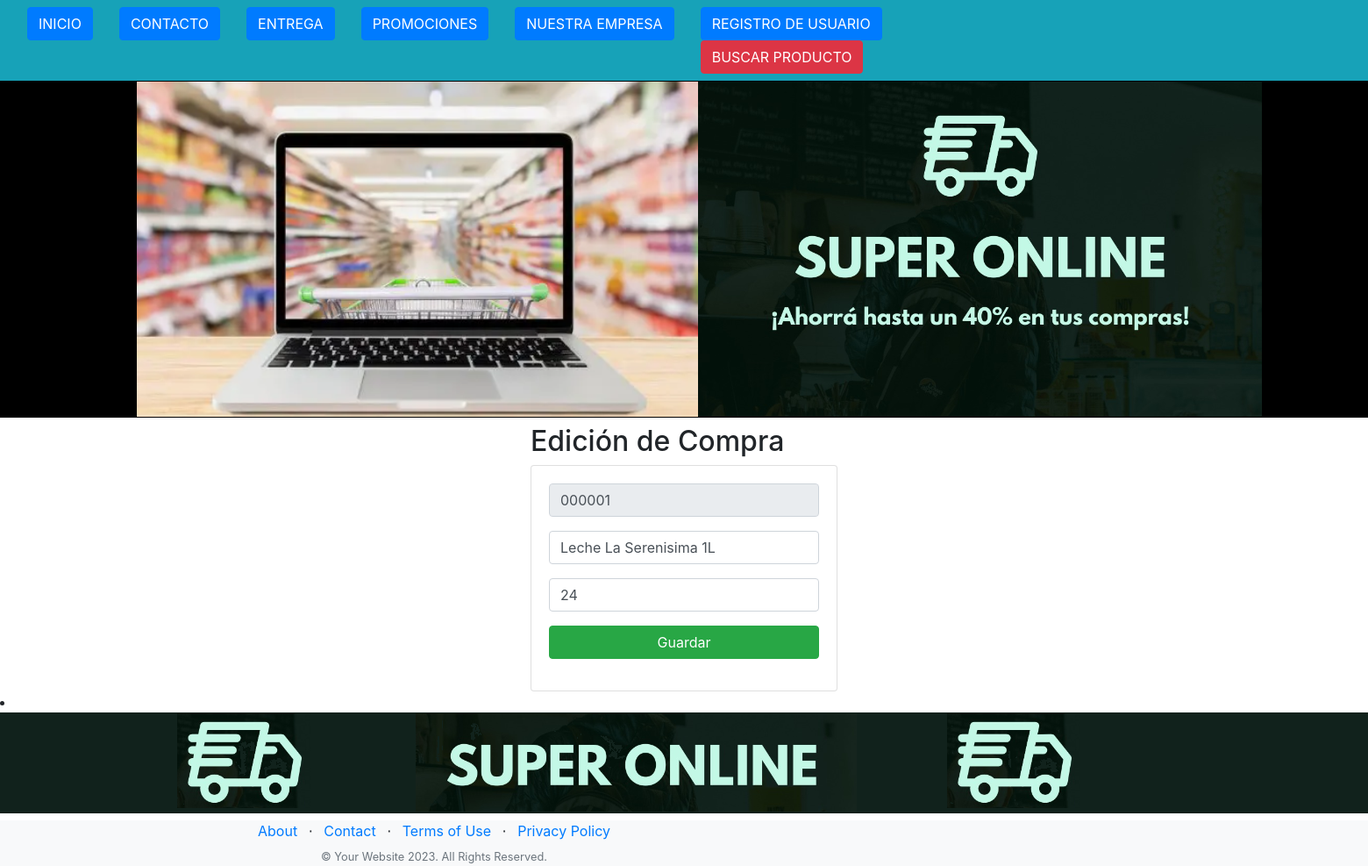
/edicionCompra/000001, run on an earlier commit of the app's database.
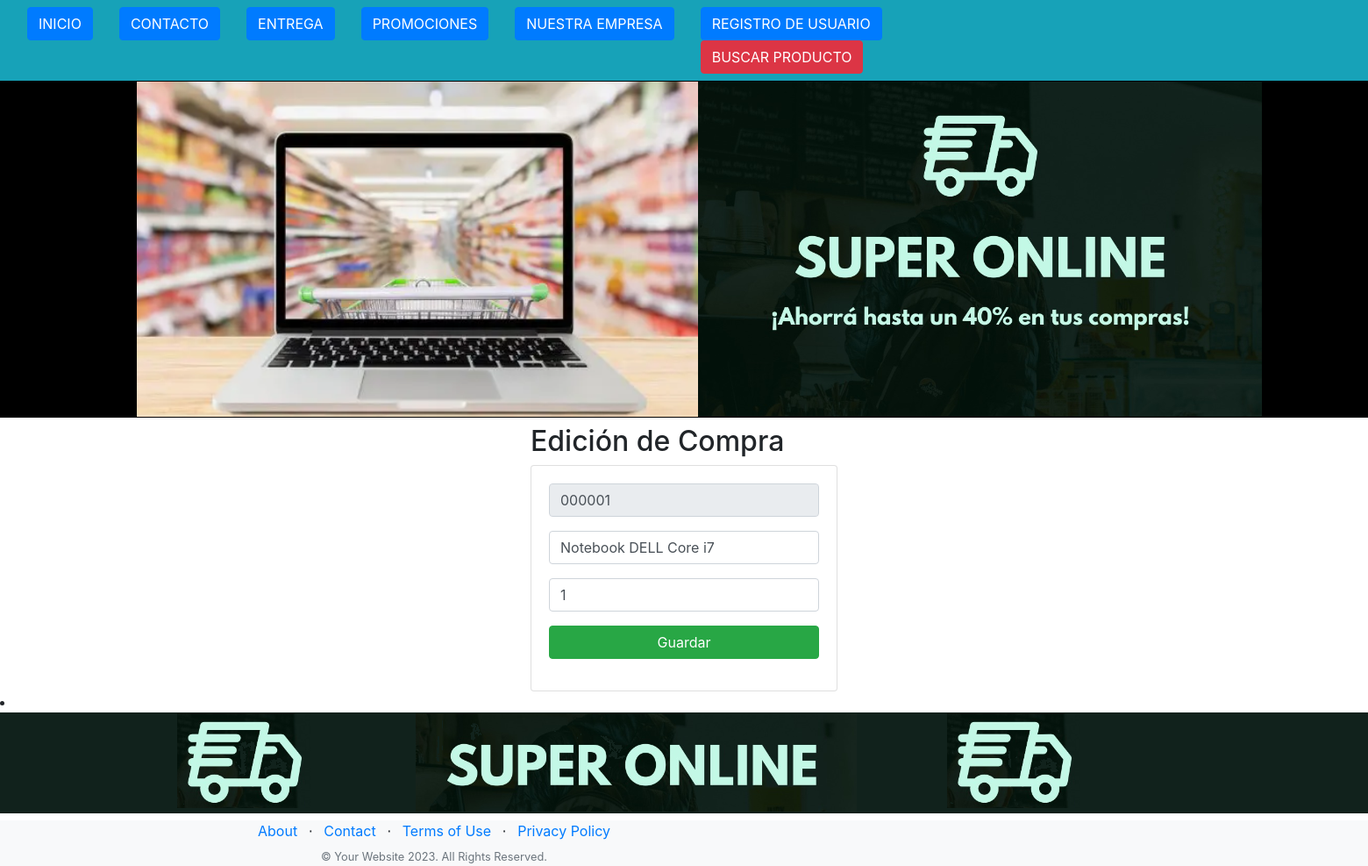
And on a later commit of the database.
### Aplicaciones/models.py (models this page shows, shortened)
class Compra(models.Model):
    codigo = models.CharField(primary_key=True, max_length=6)  #Debo inluir el random para generar el código de manera aleatoria.
    nombre = models.CharField(max_length=50)
    cantidad = models.PositiveSmallIntegerField() #Cantidad de Productos a comprar.

### Aplicaciones/views.py (the view)
# urls.py: path('edicionCompra/<codigo>', views.edicionCompra),
def edicionCompra(request, codigo):
    compra = Compra.objects.get(codigo=codigo)
    return render(request, "edicionCompra.html", {"compra": compra})

### Aplicaciones/templates/edicionCompra.html (shortened to what this page needs)
{% extends "./base.html" %}
{% block body %}
<div class="row">
    <div class="col-md-4 offset-md-4">
        <h2>Edición de Compra</h2>
        <div class="card">
            <div class="card-body">
                <form action="/editarCompra/" method="POST">{% csrf_token %}
                    <div class="form-group">
                        <input type="text" id="txtCodigo" name="txtCodigo" value="{{compra.codigo}}" class="form-control" placeholder="Código"
                            minlength="6" maxlength="6" readonly required>
                    </div>
                    <div class="form-group">
                        <input type="text" id="txtNombre" name="txtNombre" value="{{compra.nombre}}" class="form-control" placeholder="Nombre"
                            maxlength="50" required>
                    </div>
                    <div class="form-group">
                        <input type="text" id="numCantidad" name="numCantidad" value="{{compra.cantidad}}" class="form-control" min="1" max="9"
                        placeholder="Cantidad" required>
                    </div>
                    <div class="form-group">
                        <button type="submit" class="btn btn-success btn-block text-white">Guardar</button>
                    </div>
                </form>
            </div>
        </div>
    </div>
</div>
{% endblock %}

### Aplicaciones/templates/base.html (shortened to what this page needs)
<!DOCTYPE html>
{% load static %}
<html lang="en">
<head>
    <link rel="stylesheet" href="https://cdn.jsdelivr.net/npm/bootstrap@4.5.3/dist/css/bootstrap.min.css"
>
    <link rel="stylesheet" href="{% static 'css/gestionCompra.css' %}">
</head>
<body>
    <nav class="navbar navbar-expand-lg navbar-light bg-info">
        <div class="collapse navbar-collapse" id="navbarNav">
          <ul class="navbar-nav">
            <li class="nav-item">
              <div class="container">
              <a class="btn btn-primary" href="{% url 'inicioApp' %}">INICIO</a>
              </div>
            </li>
            <li class="nav-item">
              <div class="container">
              <a class="btn btn-primary" href="{% url 'contacto' %}">CONTACTO</a>
              </div>
            </li>
            <li class="nav-item">
              <div class="container">
              <a class="btn btn-primary" href="{% url 'registrarEntrega' %}">ENTREGA</a>
              </div>
            </li>
            <li class="nav-item">
                <div class="container">
                <a class="btn btn-primary" href="{% url 'promociones' %}">PROMOCIONES</a>
                </div>
              </li>
            <li class="nav-item">
              <div class="container">
              <a class="btn btn-primary" href="{% url 'nuestraEmpresa' %}">NUESTRA EMPRESA</a>
              </div>
              <li class="nav-item">
                <div class="container">
                <a class="btn btn-primary" href="{% url 'crear_usuario' %}">REGISTRO DE USUARIO</a>
                </div>
                <div class="container">
                  <a class="btn btn-danger" href="{% url 'buscarProducto' %}">BUSCAR PRODUCTO</a>
                </div>
            </li>
          </ul>
        </div>
      </nav>
      <h4>
        <img src="{% static 'imagenes/ecommerce.jpg' %}" alt="Ecommerce">
      </h4>
    <div class="container">
        {% block body %}
        {% endblock %}
    </div>
    <body>
      <li>
        <h4>
          <img src="{% static 'imagenes/ecommerce_barra.png' %}" alt="Ecommerce">
        </h4>
      <footer class="footer bg-light">
        <div class="container">
            <div class="row">
                <div class="col-lg-6 h-100 text-center text-lg-start my-auto">
                    <ul class="list-inline mb-2">
                        <li class="list-inline-item"><a href="#!">About</a></li>
                        <li class="list-inline-item">⋅</li>
                        <li class="list-inline-item"><a href="#!">Contact</a></li>
                        <li class="list-inline-item">⋅</li>
                        <li class="list-inline-item"><a href="#!">Terms of Use</a></li>
                        <li class="list-inline-item">⋅</li>
                        <li class="list-inline-item"><a href="#!">Privacy Policy</a></li>
                    </ul>
                    <p class="text-muted small mb-4 mb-lg-0">&copy; Your Website 2023. All Rights Reserved.</p>
                </div>
                <div class="col-lg-6 h-100 text-center text-lg-end my-auto">
                    <ul class="list-inline mb-0">
                    </ul>
                </div>
            </div>
        </div>
      </footer>
      </li>
    </body>
</body>
</html>

What changed in the data, as far as the page shows it:
changed Compra id 000001: txtNombre "Leche La Serenisima 1L" → "Notebook DELL Core i7"; numCantidad "24" → "1"
